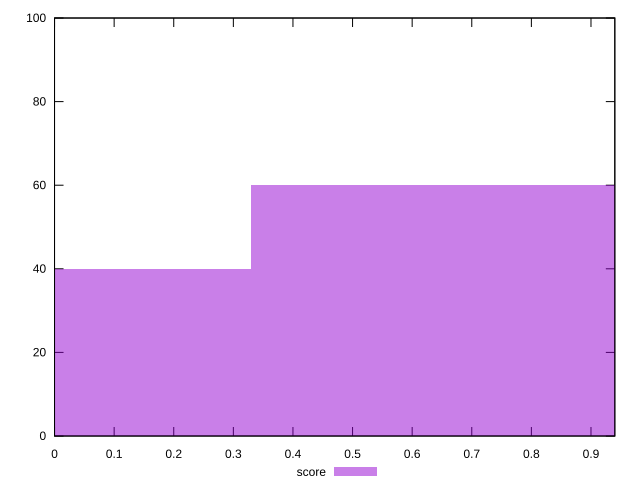

Here is the gnuplot script that generated this plot:
reset

$score <<EOF
0.6605670884479804 60
0 40
EOF

set key outside below
set boxwidth 0.6605670884479804
set xrange [0:0.94]
set yrange [0:100]
set trange [0:100]
set style fill transparent solid 0.5 noborder
set terminal svg size 640, 490 enhanced background rgb 'white'
set output "report_00015_2021-02-09T16-11-33.973Z/max-potential-fid/samples/pages+cached+noadtech/score/histogram.svg"

plot $score title "score" with boxes

reset
